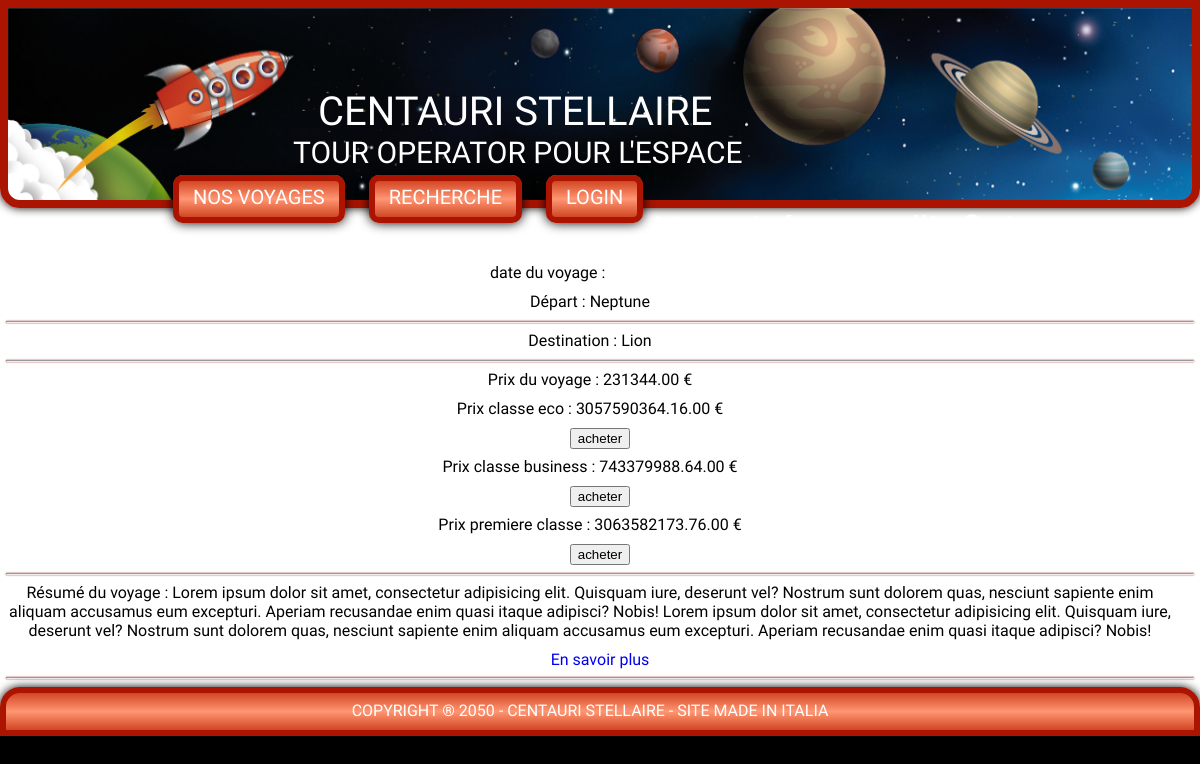
Before: /index.php?page=tarif&id=5 with the older database file.
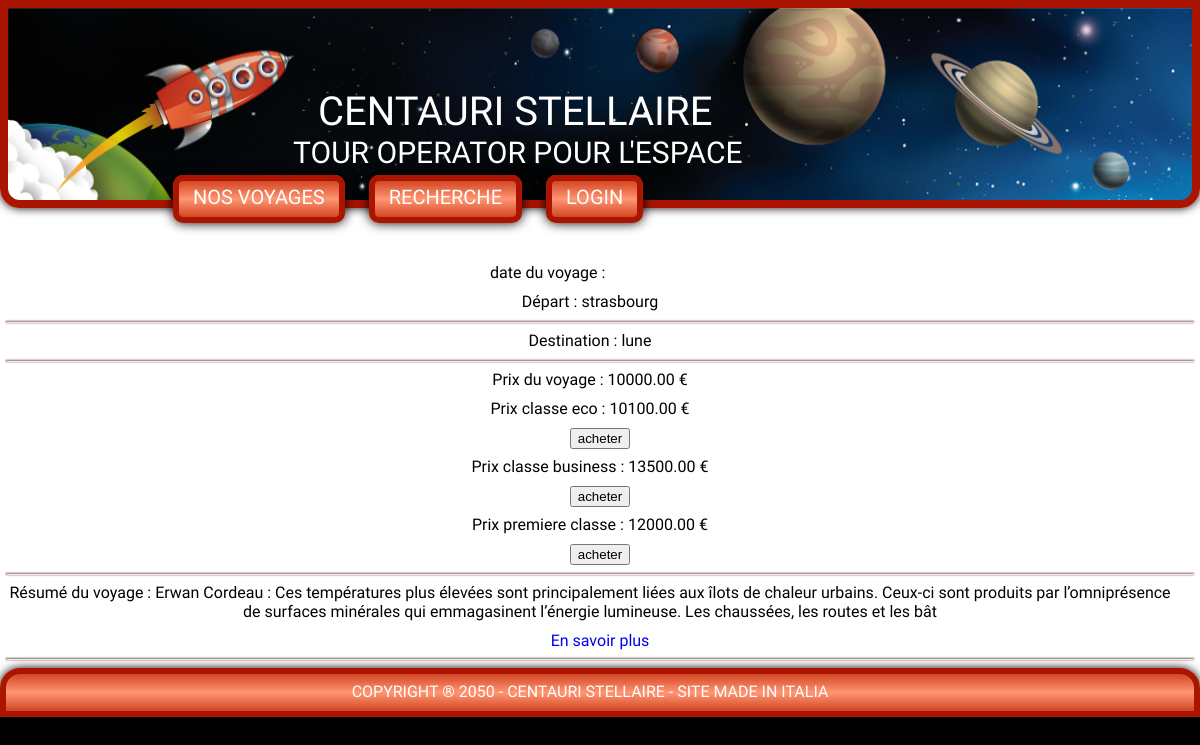
After: the same page with the newer database file.
### tables this page shows
CREATE TABLE IF NOT EXISTS `voyage` (
  `id` int(10) unsigned NOT NULL AUTO_INCREMENT,
  `destination` varchar(255) NOT NULL,
  `depart` varchar(255) NOT NULL,
  `nom` varchar(127) NOT NULL,
  `resume` varchar(255) NOT NULL,
  `date` date NOT NULL,
  `prix` int(10) unsigned NOT NULL,
  `classe_eco` int(6) unsigned NOT NULL,
  `classe_business` int(6) unsigned NOT NULL,
  `premiere_classe` int(6) unsigned NOT NULL,
  `url` varchar(255) NOT NULL,
  PRIMARY KEY (`id`)
);

### apps/skel.php (called while the page is built)
<?php require 'views/skel.phtml'; ?>

### index.php (called while the page is built, shortened)
<?php
	require 'apps/skel.php';
?>

### views/content.phtml (called while the page is built)
<?php require 'apps/'.$page.'.php'; ?>

### apps/content.php (called while the page is built)
<?php require 'views/content.phtml';?>

### apps/footer.php (called while the page is built)
<?php require 'views/footer.phtml'; ?>

### views/tarif.phtml (the view, shortened to what this page needs)
<form method="post" action="index.php?page=pdf">
<h1 style="color:#000;"><?=htmlentities($voyage['nom'])?></h1>
<p class="lead">
    date du voyage : <a href="#"><?=htmlentities($voyage['date'])?></a>
</p>
<p>Départ : <span class="glyphicon glyphicon-qrcode"></span><?=htmlentities($voyage['depart'])?></p>
<hr>
<p>Destination : <span class="glyphicon glyphicon-time"></span><?=htmlentities($voyage['destination'])?></p>
<hr>
<p>Prix du voyage : <?=htmlentities($voyage['prix']) . ".00 €" ?></p>
	<p>Prix classe eco : <?=htmlentities($voyage["classe_eco"]). ".00 €"?></p>
	<button type="submit">acheter</button>
	<p>Prix classe business : <?=htmlentities($voyage["classe_business"]). ".00 €"?></p>
	<button type="submit">acheter</button>
	<p>Prix premiere classe : <?=htmlentities($voyage["premiere_classe"]). ".00 €"?></p>
	<button type="submit" name="premiere_classe" value="1">acheter</button>
<hr>
<p>Résumé du voyage : <?=htmlentities($voyage['resume'])?></p>
<a class="btn btn-primary" href="index.php?page=article&id=<?=htmlentities($voyage["destination"])?>">En savoir plus</a>
<hr>
</form>

### views/skel.phtml (shortened to what this page needs)
<!DOCTYPE html>
<html lang="fr">
	<head>
		<link type="text/css" rel="stylesheet" href="public/styles/owl.carousel.css"/>
		<link type="text/css" rel="stylesheet" href="public/styles/style.css"/>
	</head>
	<body>
		<?php
			require('apps/header.php');
			require('apps/content.php');
			require('apps/footer.php');
		?>
	</body>
</html>

### apps/header.php
<?php
	if (isset($_SESSION['admin']) && $_SESSION["admin"]=="1") {
		require 'views/header_in.phtml';
	}
	elseif(isset($_SESSION['email']) && $_SESSION["admin"]!="1")
	{
		require "views/header_user.phtml";
	}
	else {
		require 'views/header.phtml';
	}
?>

### views/header.phtml (shortened to what this page needs)
<main class="container">
	<header>
		<a href="http://localhost/Mission-to-Mars/MVC/index.php?page=home">
				<div class="centauriTitle">
					<h1>CENTAURI STELLAIRE</h1>
					<h2>TOUR OPERATOR POUR L'ESPACE</h2>
				</div>
			</a>
		<nav>
			<ul class="nav">
				<li>
					<a href="index.php?page=voyage" class="gradAndBoxShad">NOS VOYAGES</a>
				</li>
				<li>
					<a href="index.php?page=recherche" class="gradAndBoxShad">RECHERCHE</a>
				</li>
				<li>
					<a href="index.php?page=login-register" class="gradAndBoxShad">LOGIN</a>
				</li>
			</ul>
		</nav>
	</header>

### apps/tarif.php
<?php
	if (isset($_GET["id"] ))
	{
		$res = mysqli_query($db,' SELECT * FROM voyage WHERE id="'.intval($_GET['id']).'"  ');
		$voyage = mysqli_fetch_assoc($res);
		if($voyage)
		{
			$voyage["classe_eco"]=$voyage["prix"]+($voyage["classe_eco"]*$voyage["prix"]/100);
			$voyage["classe_business"]=$voyage["prix"]+($voyage["classe_business"]*$voyage["prix"]/100);
			$voyage["premiere_classe"]=$voyage["prix"]+($voyage["premiere_classe"]*$voyage["prix"]/100);
			require 'views/tarif.phtml';
		}
		else
		{
			$error = " Aucun départ ou destination n'est répertoriée";
		}
	}
	else
	{
		$error = " Aucun départ ou destination n'est répertoriée";
	}
 ?>

### views/footer.phtml
	<footer class="gradAndBoxShad">
		<p>COPYRIGHT ® 2050 - CENTAURI STELLAIRE - SITE MADE IN ITALIA</p>
	</footer>
</main>

### public/styles/style.css (style rules this page uses)
body { font-family: "Titillium Web", Arial, helvetica, sans-serif, serif; margin: 0; text-align: center; background: black; background-repeat:no-repeat; -webkit-background-size: cover; -moz-background-size: cover; -o-background-size: cover; background-size: cover; background-position: center; }
* { box-sizing: border-box; }
ul, li { margin: 0; padding: 0; }
.centauriTitle { padding-top:80px; padding-left:285px; }
h1, h2 { text-align: left; margin:0; font-style: ; }
h1 { font-weight: normal; font-size: 40px; color: #fff !important; margin-left: 25px; }
h2 { font-weight: normal; font-size: 30px; color: #fff; }
p { margin: 8px 20px 10px 0px; }
a { text-decoration: none; }
hr { color:rgb(250,100,100); width: 99%; box-shadow: 0px 0px 0.1em rgb(140,0,0); }
.container { max-width: 1200px; margin: 0 auto; background: #fff; }
header { padding-bottom: 30px; background-image: url("../images/HeaderPlanet.jpg"); background-repeat: no-repeat; background-size:1200px 240px; border-radius: 0px 0px 20px 20px; border-width:8px; border-style:solid; border-color: rgb(170,20,0); box-shadow: 0px 0px 0.6em rgb(20,0,0); }
nav { display: block; float: left; padding-left: 155px; margin-bottom: 12px; }
.nav li { display: inline-block; font-size: 20px; padding: 15px 10px; color: #fff; }
.gradAndBoxShad { color: #fff; background: -webkit-linear-gradient(rgb(210,70,35), rgb(255,150,115), rgb(210,70,35)); background: -o-linear-gradient(rgb(210,70,35), rgb(255,150,115), rgb(210,70,35)); background: -moz-linear-gradient(rgb(210,70,35), rgb(255,150,115), rgb(210,70,35)); background: linear-gradient(rgb(210,70,35), rgb(255,150,115), rgb(210,70,35)); box-shadow: 0px 0px 0.6em rgb(0,0,0); border-style:solid; border-color: rgb(170,20,0); border-width:6px; }
p a { font-size: 15px; font-weight: bolder; color: white; text-decoration: none; }
nav ul li a { padding: 4px 14px 8px 14px; text-decoration: none; border-radius: 10px; transition: all 0.2s linear 0.2s; }
footer { clear: both; display: block; border-radius: 20px 20px 0px 0px; margin: 0; }

Changed rows visible on the page:
changed voyage: depart "Neptune" → "strasbourg"; destination "Lion" → "lune"; prix "231344" → "10000"; resume "Lorem ipsum dolor sit amet, consectetur adipisicing elit. Quisquam iure, deserunt vel? Nostrum sunt dolorem quas, nesciunt sapiente enim aliquam accusamus eum excepturi. Aperiam recusandae enim quasi itaque adipisci? Nobis! Lorem ipsum dolor sit amet, consectetur adipisicing elit. Quisquam iure, deserunt vel? Nostrum sunt dolorem quas, nesciunt sapiente enim aliquam accusamus eum excepturi. Aperiam recusandae enim quasi itaque adipisci? Nobis!" → "Erwan Cordeau : Ces températures plus élevées sont principalement liées aux îlots de chaleur urbains. Ceux-ci sont produits par l’omniprésence de surfaces minérales qui emmagasinent l’énergie lumineuse. Les chaussées, les routes et les bât"
Other visible differences:
$voyage["classe_eco"]: "3057590364.16" → "10100"
$voyage["classe_business"]: "743379988.64" → "13500"
$voyage["premiere_classe"]: "3063582173.76" → "12000"
